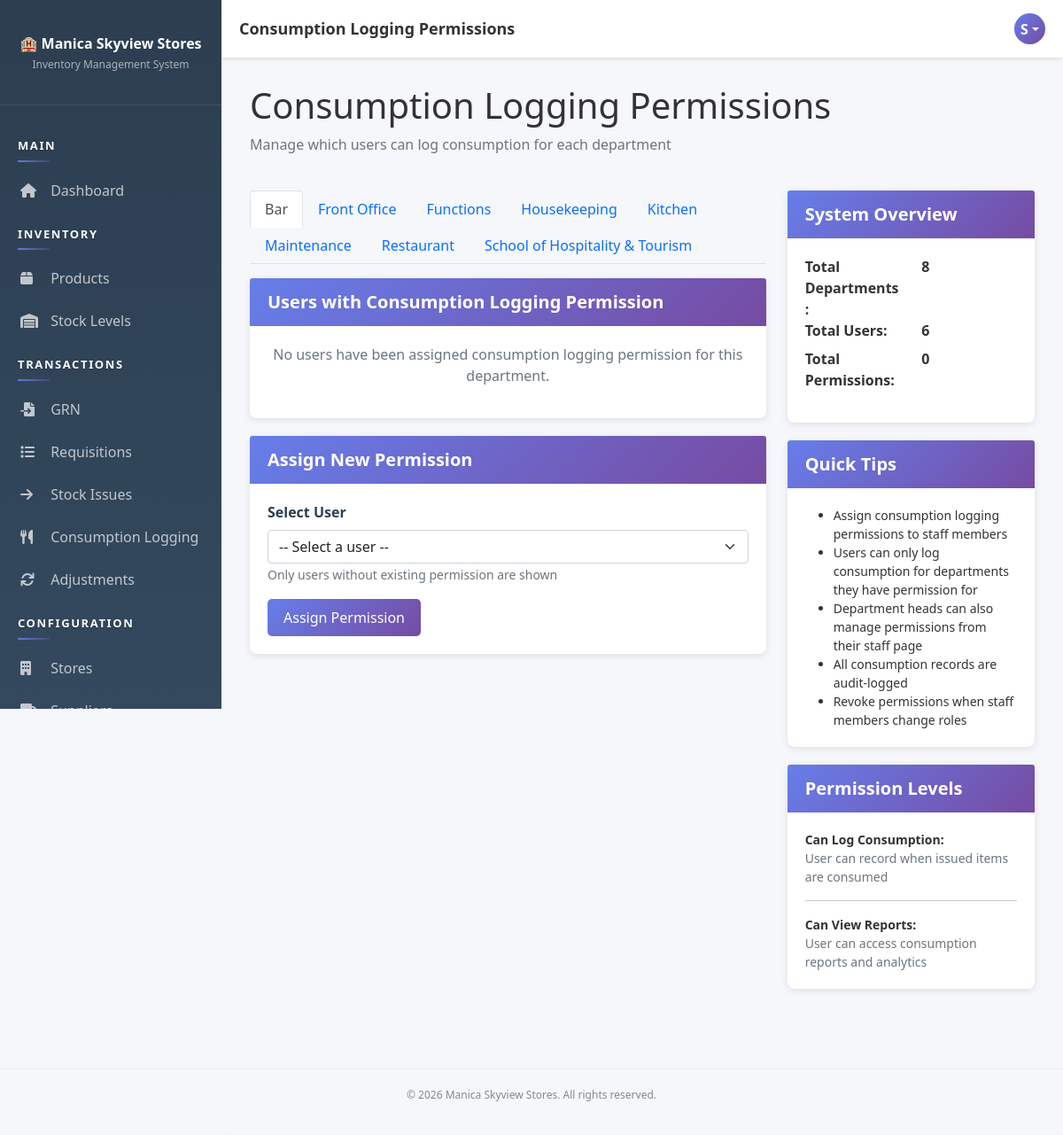
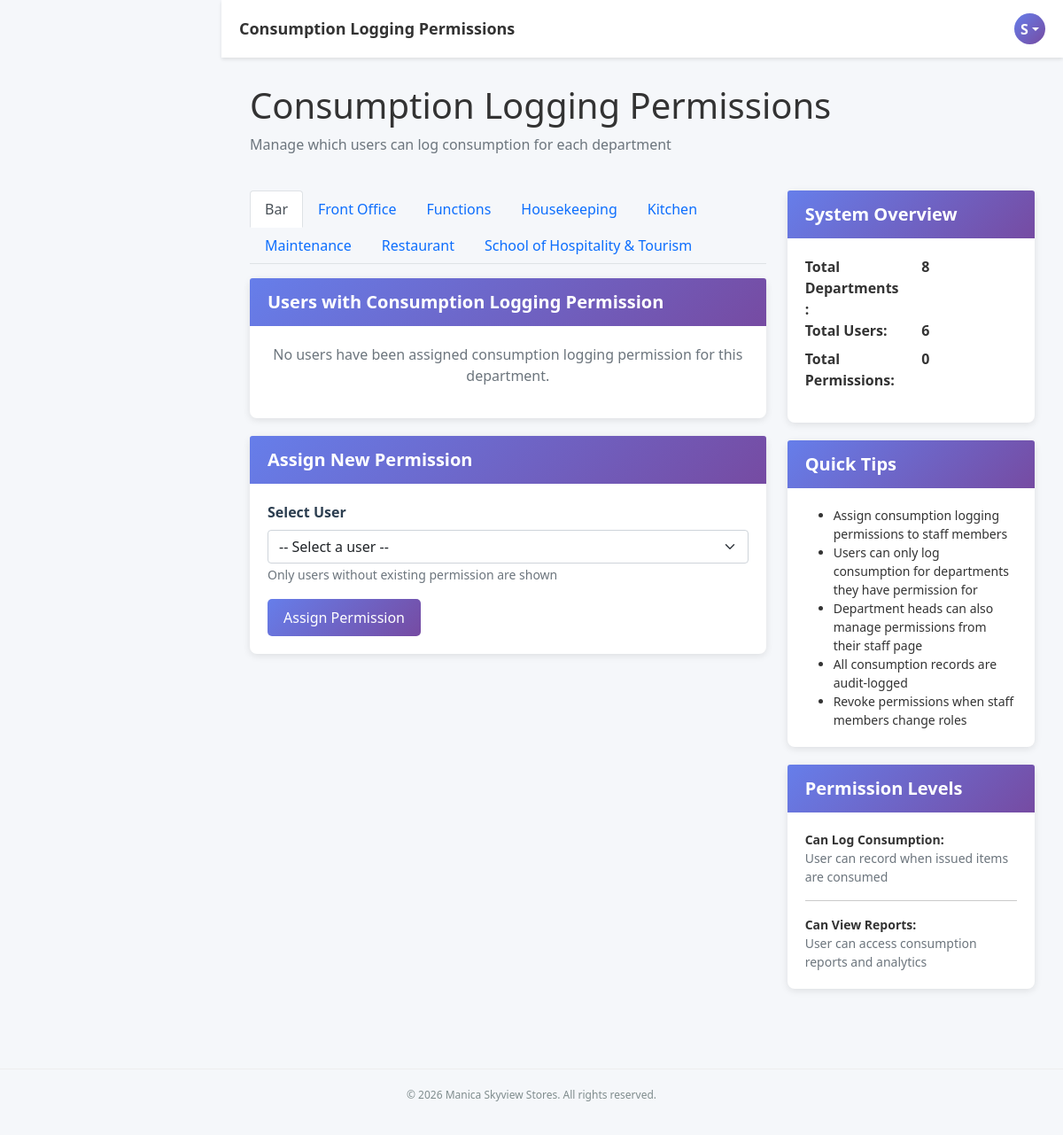
Screenshot of /pages/settings/consumption-permissions.php (signed in) with the database file from the repository (2 pictures, top to bottom).
### tables this page shows
CREATE TABLE `users` (
  `user_id` int(11) NOT NULL AUTO_INCREMENT,
  `username` varchar(50) NOT NULL,
  `email` varchar(100) NOT NULL,
  `password` varchar(255) NOT NULL,
  `full_name` varchar(100) NOT NULL,
  `role_id` int(11) NOT NULL,
  `status` enum('active','inactive') DEFAULT 'active',
  `created_at` timestamp NOT NULL DEFAULT current_timestamp(),
  `updated_at` timestamp NOT NULL DEFAULT current_timestamp() ON UPDATE current_timestamp(),
  PRIMARY KEY (`user_id`),
  UNIQUE KEY `username` (`username`),
  UNIQUE KEY `email` (`email`),
  KEY `role_id` (`role_id`),
  CONSTRAINT `users_ibfk_1` FOREIGN KEY (`role_id`) REFERENCES `roles` (`role_id`)
);

CREATE TABLE `departments` (
  `dept_id` int(11) NOT NULL AUTO_INCREMENT,
  `dept_name` varchar(100) NOT NULL,
  `dept_code` varchar(20) NOT NULL,
  `head_user_id` int(11) DEFAULT NULL,
  `status` enum('active','inactive') DEFAULT 'active',
  `monthly_budget` decimal(12,2) NOT NULL DEFAULT 0.00,
  `weekly_budget` decimal(12,2) NOT NULL DEFAULT 0.00,
  `created_at` timestamp NOT NULL DEFAULT current_timestamp(),
  PRIMARY KEY (`dept_id`),
  UNIQUE KEY `dept_code` (`dept_code`),
  KEY `head_user_id` (`head_user_id`),
  CONSTRAINT `departments_ibfk_1` FOREIGN KEY (`head_user_id`) REFERENCES `users` (`user_id`)
);

### pages/settings/consumption-permissions.php (the view, shortened to what the rows shown need)
<?php
require_once __DIR__ . '/../../app/bootstrap.php';
$consumption = new Consumption();
$tableError = false;
$db = Database::getInstance()->getConnection();
$deptSql = "SELECT dept_id, dept_name FROM departments WHERE status = 'active' ORDER BY dept_name ASC";
$departments = $db->query($deptSql)->fetch_all(MYSQLI_ASSOC);
$pageTitle = 'Consumption Logging Permissions';
?>
<?php include __DIR__ . '/../../app/views/layout-header.php'; ?>
<div class="container-fluid">
    <div class="row mb-4">
        <div class="col">
            <h1><?php echo $pageTitle; ?></h1>
        </div>
    </div>
    <?php if ($tableError): ?>
        <div class="card border-danger">
            <div class="card-header bg-danger text-white">
                <h5 class="mb-0">⚠️ Setup Required</h5>
            </div>
            <div class="card-body">
                <p>The consumption tracking feature requires database tables that have not been created yet.</p>
                <h6>Steps to enable:</h6>
                <ol>
                    <li>Make a backup of your database</li>
                    <li>Run the updated <code>database/schema.sql</code> file</li>
                    <li>Refresh this page</li>
                </ol>
                <p class="mb-0"><small class="text-muted">The schema update includes the <code>consumption_permissions</code> and <code>consumption_records</code> tables.</small></p>
            </div>
        </div>
    <?php else: ?>
    <div class="row">
        <div class="col-lg-8">
            <ul class="nav nav-tabs mb-3" role="tablist">
                <?php foreach ($departments as $idx => $dept): ?>
                    <li class="nav-item" role="presentation">
                        <button class="nav-link <?php echo $idx === 0 ? 'active' : ''; ?>"
                                id="dept-tab-<?php echo (int)$dept['dept_id']; ?>"
                                data-bs-toggle="tab"
                                data-bs-target="#dept-panel-<?php echo (int)$dept['dept_id']; ?>"
                                type="button">
                            <?php echo htmlspecialchars($dept['dept_name']); ?>
                        </button>
                    </li>
                <?php endforeach; ?>
            </ul>
            <div class="tab-content">
                <?php foreach ($departments as $idx => $dept):
                    $permissionedUsers = $consumption->getPermissionedUsersForDepartment((int)$dept['dept_id']);
                ?>
                    <div class="tab-pane fade <?php echo $idx === 0 ? 'show active' : ''; ?>"
                         id="dept-panel-<?php echo (int)$dept['dept_id']; ?>"
                         role="tabpanel">
                        <div class="card">
                            <div class="card-header">
                                <h5 class="mb-0">Users with Consumption Logging Permission</h5>
                            </div>
                            <?php if (empty($permissionedUsers)): ?>
                                <div class="card-body text-center text-muted">
                                    <p>No users have been assigned consumption logging permission for this department.</p>
                                </div>
                            <?php endif; ?>
                        </div>
                        <div class="card mt-3">
                            <div class="card-header">
                                <h5 class="mb-0">Assign New Permission</h5>
                            </div>
                            <div class="card-body">
                                <form method="POST">
                                    <div class="mb-3">
                                        <label for="user-select-<?php echo (int)$dept['dept_id']; ?>" class="form-label">Select User</label>
                                        <select name="user_id" id="user-select-<?php echo (int)$dept['dept_id']; ?>" class="form-select" required>
                                            <option value="">-- Select a user --</option>
                                        </select>
                                        <small class="text-muted">Only users without existing permission are shown</small>
                                    </div>
                                    <button type="submit" class="btn btn-primary">Assign Permission</button>
                                </form>
                            </div>
                        </div>
                    </div>
                <?php endforeach; ?>
            </div>
        </div>
    </div>
    <?php endif; ?>
</div>
<?php include __DIR__ . '/../../app/views/layout-footer.php'; ?>
<?php include __DIR__ . '/../../app/views/layout-header.php'; ?>
<div class="container-fluid">
    <div class="row mb-4">
        <div class="col">
            <h1><?php echo $pageTitle; ?></h1>
        </div>
    </div>
    <div class="row">
        <div class="col-lg-8">
            <ul class="nav nav-tabs mb-3" role="tablist">
                <?php foreach ($departments as $idx => $dept): ?>
                    <li class="nav-item" role="presentation">
                        <button class="nav-link <?php echo $idx === 0 ? 'active' : ''; ?>"
                                id="dept-tab-<?php echo (int)$dept['dept_id']; ?>"
                                data-bs-toggle="tab"
                                data-bs-target="#dept-panel-<?php echo (int)$dept['dept_id']; ?>"
                                type="button">
                            <?php echo htmlspecialchars($dept['dept_name']); ?>
                        </button>
                    </li>
                <?php endforeach; ?>
            </ul>
            <div class="tab-content">
                <?php foreach ($departments as $idx => $dept):
                    $permissionedUsers = $consumption->getPermissionedUsersForDepartment((int)$dept['dept_id']);
                ?>
                    <div class="tab-pane fade <?php echo $idx === 0 ? 'show active' : ''; ?>"
                         id="dept-panel-<?php echo (int)$dept['dept_id']; ?>"
                         role="tabpanel">
                        <div class="card">
                            <div class="card-header">
                                <h5 class="mb-0">Users with Consumption Logging Permission</h5>
                            </div>
                            <?php if (empty($permissionedUsers)): ?>
                                <div class="card-body text-center text-muted">
                                    <p>No users have been assigned consumption logging permission for this department.</p>
                                </div>
                            <?php endif; ?>
                        </div>
                        <div class="card mt-3">
                            <div class="card-header">
                                <h5 class="mb-0">Assign New Permission</h5>
                            </div>
                            <div class="card-body">
                                <form method="POST">
                                    <div class="mb-3">
                                        <label for="user-select-<?php echo (int)$dept['dept_id']; ?>" class="form-label">Select User</label>
                                        <select name="user_id" id="user-select-<?php echo (int)$dept['dept_id']; ?>" class="form-select" required>
                                            <option value="">-- Select a user --</option>
                                        </select>
                                        <small class="text-muted">Only users without existing permission are shown</small>
                                    </div>
                                    <button type="submit" class="btn btn-primary">Assign Permission</button>
                                </form>
                            </div>
                        </div>
                    </div>
                <?php endforeach; ?>
            </div>
        </div>
    </div>
</div>
<?php include __DIR__ . '/../../app/views/layout-footer.php'; ?>

### app/views/layout-header.php (shortened to what the rows shown need)
<!DOCTYPE html>
<html lang="en">
<head>
    <link href="https://cdn.jsdelivr.net/npm/bootstrap@5.1.3/dist/css/bootstrap.min.css" rel="stylesheet">
    <link rel="stylesheet" href="https://cdnjs.cloudflare.com/ajax/libs/font-awesome/6.0.0/css/all.min.css">
    <link href="<?php echo SITE_URL; ?>public/css/style.css" rel="stylesheet">
</head>
<body>
    <div class="topbar">
        <div class="topbar-right">
            <div class="user-profile dropdown">
                <div class="user-avatar dropdown-toggle" role="button" data-bs-toggle="dropdown" aria-expanded="false">
                    <?php
                    $user = getCurrentUser();
                    if ($user) {
                        echo strtoupper(substr($user['full_name'], 0, 1));
                    }
                    ?>
                </div>
            </div>
        </div>
    </div>
    <div class="main-content">

### rows the page displays
users: full_name "S S"
departments: dept_name "Bar"
departments: dept_name "Front Office"
departments: dept_name "Functions"
departments: dept_name "Housekeeping"
departments: dept_name "Kitchen"
departments: dept_name "Maintenance"
departments: dept_name "Restaurant"
departments: dept_name "School of Hospitality & Tourism"

### other values shown
$pageTitle "Consumption Logging Permissions Consumption Logging Permissions"
$pageTitle "Consumption Logging Permissions"
count($departments) "8"
count($users) "6"
$totalPerms "0"
APP_NAME "Manica Skyview Stores Manica Skyview Stores"
